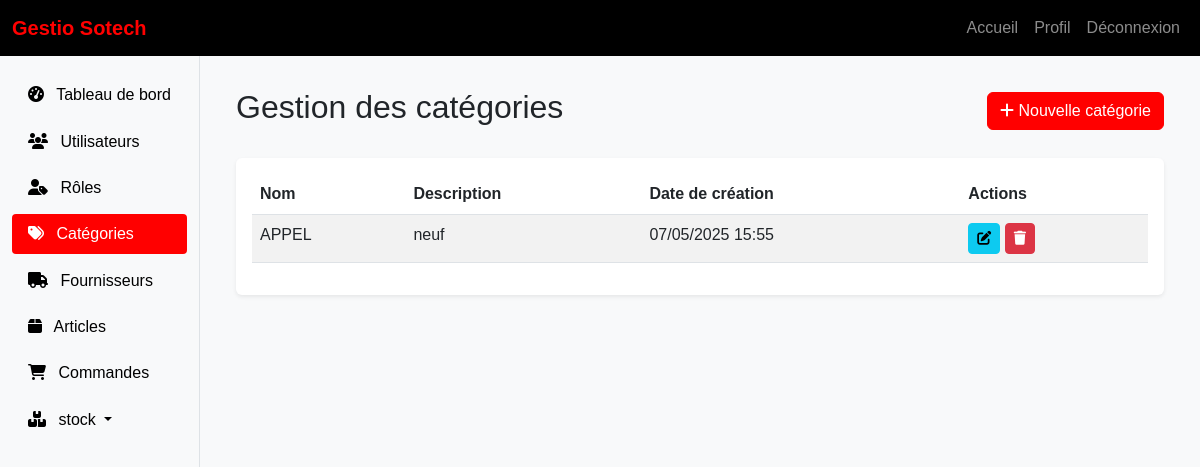
Page /categories/ (signed in) on the earlier database version.
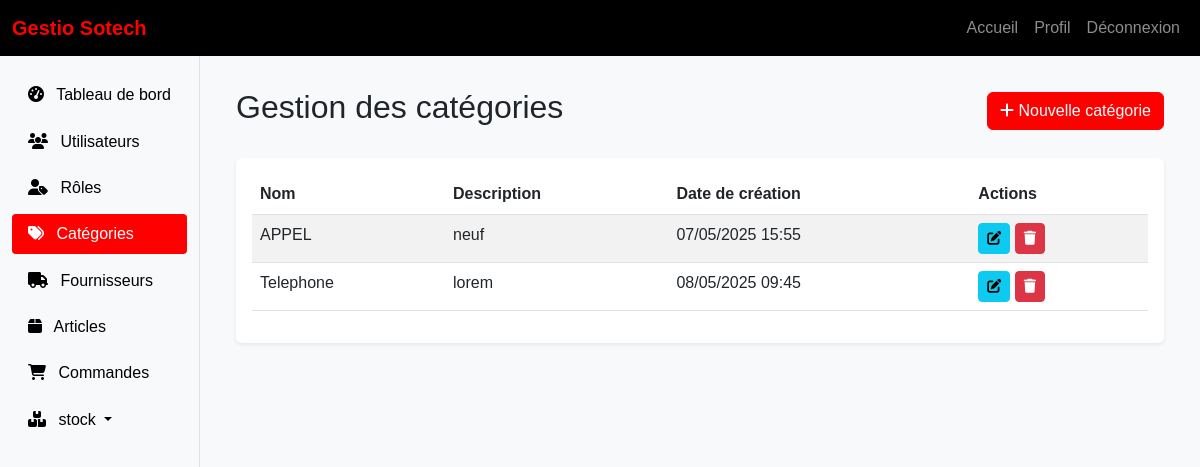
Same page on the later database version.
### core/models.py (models this page shows, shortened)
class Categorie(models.Model):
    nom = models.CharField(max_length=100)
    description = models.TextField(blank=True)
    date_creation = models.DateTimeField(auto_now_add=True)
    date_modification = models.DateTimeField(auto_now=True)

### core/views.py (the view)
# urls.py: path('categories/', views.CategorieListView.as_view(), name='liste_categories'),
class CategorieListView(LoginRequiredMixin, ListView):
    model = Categorie
    template_name = 'core/categories/liste.html'
    context_object_name = 'categories'

### templates/core/categories/liste.html (shortened to what this page needs)
{% extends 'base.html' %}
{% block content %}
<div class="container-fluid">
    <div class="d-flex justify-content-between align-items-center mb-4">
        <h1 class="h2">Gestion des catégories</h1>
        <a href="{% url 'creer_categorie' %}" class="btn btn-primary">
            <i class="fas fa-plus"></i> Nouvelle catégorie
        </a>
    </div>
    <div class="card">
        <div class="card-body">
            <div class="table-responsive">
                <table class="table table-striped">
                    <thead>
                        <tr>
                            <th>Nom</th>
                            <th>Description</th>
                            <th>Date de création</th>
                            <th>Actions</th>
                        </tr>
                    </thead>
                    <tbody>
                        {% for categorie in categories %}
                        <tr>
                            <td>{{ categorie.nom }}</td>
                            <td>{{ categorie.description|truncatechars:100 }}</td>
                            <td>{{ categorie.date_creation|date:"d/m/Y H:i" }}</td>
                            <td>
                                <a href="{% url 'modifier_categorie' categorie.pk %}" class="btn btn-sm btn-info">
                                    <i class="fas fa-edit"></i>
                                </a>
                                <a href="{% url 'supprimer_categorie' categorie.pk %}" class="btn btn-sm btn-danger">
                                    <i class="fas fa-trash"></i>
                                </a>
                            </td>
                        </tr>
                        {% empty %}
                        <tr>
                            <td colspan="4" class="text-center">Aucune catégorie trouvée</td>
                        </tr>
                        {% endfor %}
                    </tbody>
                </table>
            </div>
        </div>
    </div>
</div>
{% endblock %}

Differences in the rows shown:
added Categorie: nom "Telephone", description "lorem", date_creation "08/05/2025 09:45"
